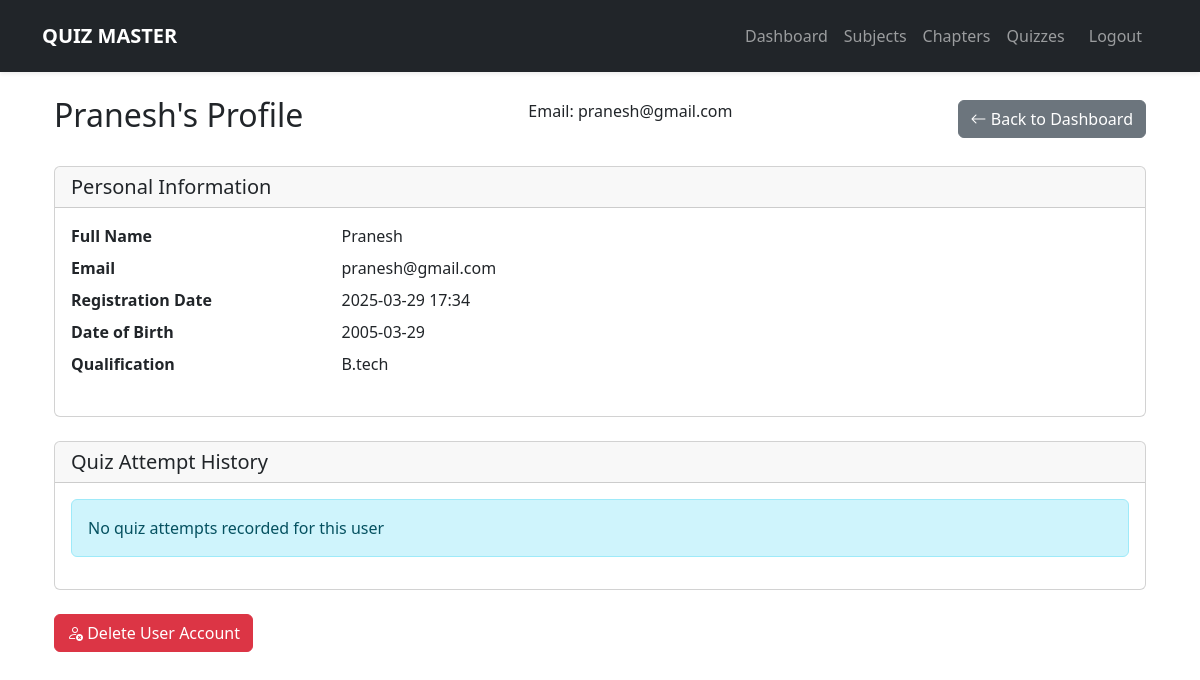
The app's page /admin/users/2 (signed in) with its own data.
### models.py (models this page shows, shortened)
class User(UserMixin, db.Model):
    id = db.Column(db.Integer, primary_key=True)
    username = db.Column(db.String(80), unique=True, nullable=False)
    password_hash = db.Column(db.String(128))
    full_name = db.Column(db.String(120))
    qualification = db.Column(db.String(120))
    dob = db.Column(db.Date)
    is_admin = db.Column(db.Boolean, default=False)
    created_at = db.Column(db.DateTime, default=datetime.utcnow)
    scores = db.relationship('Score', backref='user', lazy=True)

### app.py (the view)
@app.route('/admin/users/<int:user_id>')
@login_required
def view_user(user_id):
    if not current_user.is_admin:
        abort(403)
    user = User.query.get_or_404(user_id)  # Get user from database
    return render_template('admin/user_detail.html', user=user)  # Pass to template

### app.py (called while the page is built)
@app.template_filter('datetimeformat')
def datetimeformat(value, fmt='%Y-%m-%d %H:%M'):
    if not value:
        return ""
    try:
        return value.strftime(fmt)
    except AttributeError:
        return ""

@login_manager.user_loader
def load_user(user_id):
    return User.query.get(int(user_id))

### templates/admin/user_detail.html (shortened to what this page needs)
{% extends "base.html" %}
{% block content %}
<div class="container-fluid">
    <div class="d-flex justify-content-between align-items-center mb-4">
        <h2>{{ user.full_name }}'s Profile</h2>
        <p>Email: {{ user.username }}</p>
        <a href="{{ url_for('admin_dashboard') }}" class="btn btn-secondary">
            <i class="bi bi-arrow-left"></i> Back to Dashboard
        </a>
    </div>
    <div class="card mb-4">
        <div class="card-header">
            <h5 class="card-title mb-0">Personal Information</h5>
        </div>
        <div class="card-body">
            <dl class="row">
                <dt class="col-sm-3">Full Name</dt>
                <dd class="col-sm-9">{{ user.full_name }}</dd>
                <dt class="col-sm-3">Email</dt>
                <dd class="col-sm-9">{{ user.username }}</dd>
                <dt class="col-sm-3">Registration Date</dt>
                <dd class="col-sm-9">{{ user.created_at|datetimeformat }}</dd>
                <dt class="col-sm-3">Date of Birth</dt>
                <dd class="col-sm-9">
                    {% if user.dob %}
                        {{ user.dob.strftime('%Y-%m-%d') }}
                    {% else %}
                        Not provided
                    {% endif %}
                </dd>
                <dt class="col-sm-3">Qualification</dt>
                <dd class="col-sm-9">
                    {{ user.qualification or 'Not provided' }}
                </dd>
            </dl>
        </div>
    </div>
    <div class="card">
        <div class="card-header">
            <h5 class="card-title mb-0">Quiz Attempt History</h5>
        </div>
        <div class="card-body">
            {% if scores %}
            <div class="table-responsive">
                <table class="table table-hover">
                    <thead>
                        <tr>
                            <th>Quiz</th>
                            <th>Score</th>
                            <th>Date Attempted</th>
                            <th>Percentage</th>
                            <th>Actions</th>
                        </tr>
                    </thead>
                    <tbody>
                        {% for score in scores %}
                        <tr>
                            <td>{{ score.quiz.title if score.quiz else 'Deleted Quiz' }}</td>
                            <td>{{ score.score }}/{{ score.total_questions }}</td>
                            <td>{{ score.timestamp|datetimeformat }}</td>
                            <td>{{ (score.score / score.total_questions * 100)|round(1) }}%</td>
                            <td>
                                <form method="POST" action="{{ url_for('admin_delete_score', score_id=score.id) }}">
                                    <input type="hidden" name="csrf_token" value="{{ csrf_token() }}">
                                    <button type="submit" class="btn btn-danger btn-sm"
                                            onclick="return confirm('Delete this attempt?')"
                                            title="Delete this quiz attempt">
                                        <i class="bi bi-trash"></i>
                                    </button>
                                </form>
                            </td>
                        </tr>
                        {% endfor %}
                    </tbody>
                </table>
            </div>
            {% else %}
            <div class="alert alert-info">
                No quiz attempts recorded for this user
            </div>
            {% endif %}
        </div>
    </div>
    {% if user != current_user %}
    <div class="mt-4">
        <form method="POST" action="{{ url_for('delete_user', user_id=user.id) }}">
            <button type="submit" class="btn btn-danger"
                    onclick="return confirm('Permanently delete this user and all their data?')">
                <i class="bi bi-person-x"></i> Delete User Account
            </button>
        </form>
    </div>
    {% endif %}
</div>
{% endblock %}

### records on screen
User: full_name "Pranesh", username "pranesh@gmail.com", created_at "2025-03-29 17:34", dob "2005-03-29", qualification "B.tech"
